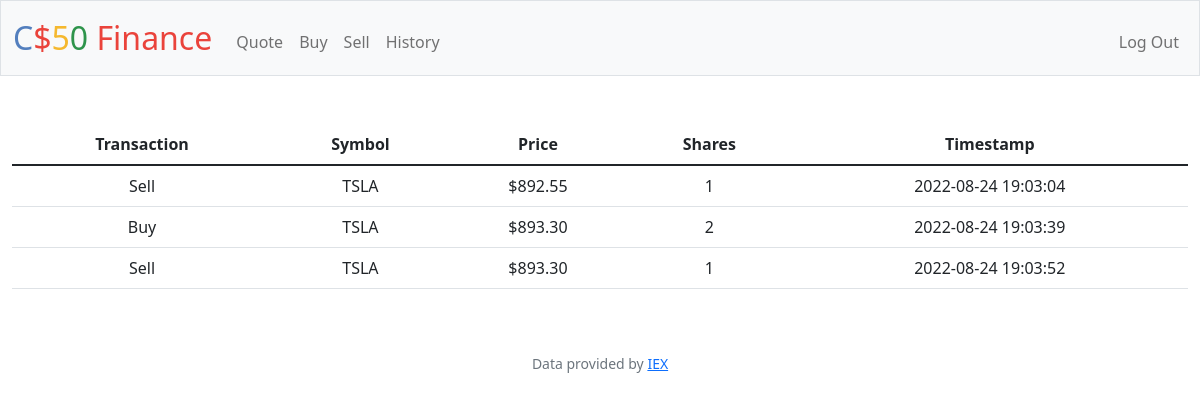
The page /history (signed in) on the database its author committed.
### tables this page shows
CREATE TABLE 'history_1' ('id' INTEGER PRIMARY KEY AUTOINCREMENT NOT NULL, 'user_id' INTEGER NOT NULL, 'transaction_type' TEXT NOT NULL, 'symbol' TEXT NOT NULL, 'price' NUMERIC NOT NULL, 'shares' INTEGER NOT NULL, 'datetime' DATETIME NOT NULL);

### app.py (the view)
@app.route("/history")
@login_required
def history():
    history = db.execute(
        "SELECT transaction_type, symbol, price, shares, datetime FROM history_1 WHERE user_id = ?", session["user_id"])
    for column in history:
        column['price'] = usd(column['price'])
    return render_template("history.html", history=history)

### app.py (called while the page is built)
@app.after_request
def after_request(response):
    response.headers["Cache-Control"] = "no-cache, no-store, must-revalidate"
    response.headers["Expires"] = 0
    response.headers["Pragma"] = "no-cache"
    return response

### helpers.py (called while the page is built)
def login_required(f):
    @wraps(f)
    def decorated_function(*args, **kwargs):
        if session.get("user_id") is None:
            return redirect("/login")
        return f(*args, **kwargs)
    return decorated_function

def usd(value):
    return f"${value:,.2f}"

### templates/history.html (shortened to what this page needs)
{% extends "layout.html" %}
{% block main %}
  <table class="table">
    <thead>
      <tr>
        <th scope="col">Transaction</th>
        <th scope="col">Symbol</th>
        <th scope="col">Price</th>
        <th scope="col">Shares</th>
        <th scope="col">Timestamp</th>
      </tr>
    </thead>
    <tbody>
      {% for column in history %}
      <tr>
          <td>{{ column.transaction_type }}</td>
          <td>{{ column.symbol }}</td>
          <td>{{ column.price }}</td>
          <td>{{ column.shares }}</td>
          <td>{{ column.datetime }}</td>
      </tr>
      {% endfor %}
    </tbody>
  </table>
{% endblock %}

### templates/layout.html (shortened to what this page needs)
<!DOCTYPE html>
<html lang="en">
    <head>
        <link href="https://cdn.jsdelivr.net/npm/bootstrap@5.1.3/dist/css/bootstrap.min.css" rel="stylesheet">
        <link href="/static/styles.css" rel="stylesheet">
    </head>
    <body>
        <nav class="bg-light border navbar navbar-expand-md navbar-light">
            <div class="container-fluid">
                <a class="navbar-brand" href="/"><span class="blue">C</span><span class="red">$</span><span class="yellow">5</span><span class="green">0</span> <span class="red">Finance</span></a>
                <div class="collapse navbar-collapse" id="navbar">
                    {% if session["user_id"] %}
                        <ul class="navbar-nav me-auto mt-2">
                            <li class="nav-item"><a class="nav-link" href="/quote">Quote</a></li>
                            <li class="nav-item"><a class="nav-link" href="/buy">Buy</a></li>
                            <li class="nav-item"><a class="nav-link" href="/sell">Sell</a></li>
                            <li class="nav-item"><a class="nav-link" href="/history">History</a></li>
                        </ul>
                        <ul class="navbar-nav ms-auto mt-2">
                            <li class="nav-item"><a class="nav-link" href="/logout">Log Out</a></li>
                        </ul>
                    {% else %}
                        <ul class="navbar-nav ms-auto mt-2">
                            <li class="nav-item"><a class="nav-link" href="/register">Register</a></li>
                            <li class="nav-item"><a class="nav-link" href="/login">Log In</a></li>
                        </ul>
                    {% endif %}
                </div>
            </div>
        </nav>
        <main class="container-fluid py-5 text-center">
            {% block main %}{% endblock %}
        </main>
        <footer class="mb-5 small text-center text-muted">
            Data provided by <a href="https://iexcloud.io/">IEX</a>
        </footer>
    </body>
</html>

### static/styles.css (style rules this page uses)
nav .navbar-brand { font-size: xx-large; }
nav .navbar-brand .blue { color: #537fbe; }
nav .navbar-brand .red { color: #ea433b; }
nav .navbar-brand .yellow { color: #f5b82e; }
nav .navbar-brand .green { color: #2e944b; }

### rows shown on the page
history_1: transaction_type "Sell", symbol "TSLA", price "$892.55", shares "1", datetime "2022-08-24 19:03:04"
history_1: transaction_type "Buy", symbol "TSLA", price "$893.30", shares "2", datetime "2022-08-24 19:03:39"
history_1: transaction_type "Sell", symbol "TSLA", price "$893.30", shares "1", datetime "2022-08-24 19:03:52"
